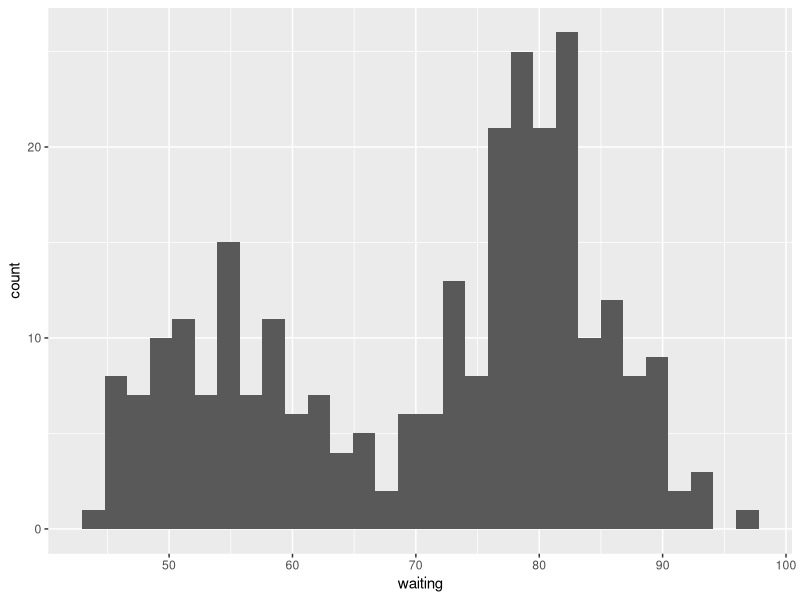

Write R code to recreate this figure.
## ---- chunk 1
class(faithful)
str(faithful)
## ---- chunk 2
#| message: true
library(ggplot2)
ggplot(data = faithful, mapping = aes(x = waiting)) +
  geom_histogram()
